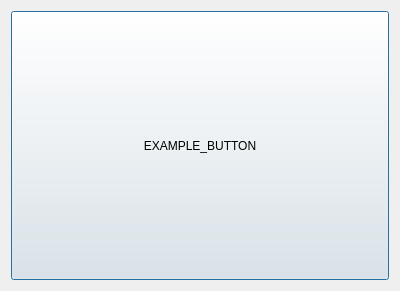
<?xml version="1.0" encoding="UTF-8"?>
<ui version="4.0">
 <class>Dialog</class>
 <widget class="QDialog" name="Dialog">
  <property name="geometry">
   <rect>
    <x>0</x>
    <y>0</y>
    <width>400</width>
    <height>291</height>
   </rect>
  </property>
  <property name="windowTitle">
   <string>TOOL_NAME</string>
  </property>
  <layout class="QHBoxLayout" name="horizontalLayout">
   <item>
    <widget class="QPushButton" name="BTN_example">
     <property name="sizePolicy">
      <sizepolicy hsizetype="Minimum" vsizetype="Minimum">
       <horstretch>0</horstretch>
       <verstretch>0</verstretch>
      </sizepolicy>
     </property>
     <property name="text">
      <string>EXAMPLE_BUTTON</string>
     </property>
    </widget>
   </item>
  </layout>
 </widget>
 <resources/>
 <connections/>
</ui>
